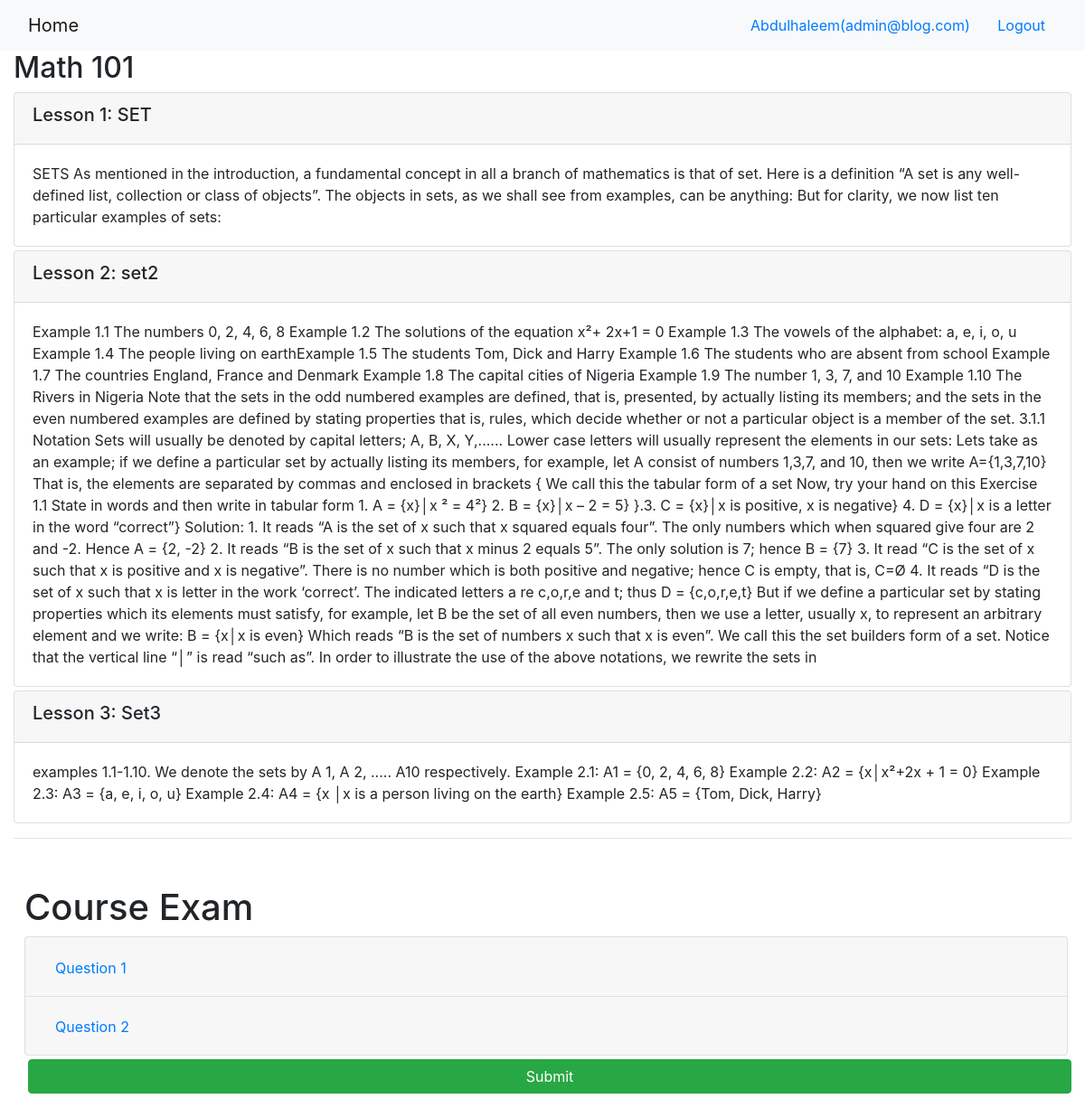
/onlinecourse/1/ (signed in), run on the app's committed database.
### onlinecourse/models.py (models this page shows, shortened)
class Course(models.Model):
    name = models.CharField(null=False, max_length=30, default='online course')
    image = models.ImageField(upload_to='course_images/')
    description = models.CharField(max_length=1000)
    pub_date = models.DateField(null=True)
    instructors = models.ManyToManyField(Instructor)
    users = models.ManyToManyField(settings.AUTH_USER_MODEL, through='Enrollment')
    total_enrollment = models.IntegerField(default=0)
    is_enrolled = False

class Lesson(models.Model):
    title = models.CharField(max_length=200, default="title")
    order = models.IntegerField(default=0)
    course = models.ForeignKey(Course, on_delete=models.CASCADE)
    content = models.TextField()

class Question(models.Model):
    course = models.ForeignKey(Course , on_delete=models.CASCADE)# <HINT> A course can have multiple questions
    lesson = models.ForeignKey(Lesson, on_delete=models.CASCADE)# Foreign key to lesson
    question = models.TextField()    # question text
    grade = models.FloatField()     # question grade/mark

### onlinecourse/views.py (the view)
# urls.py: path('<int:pk>/', views.CourseDetailView.as_view(), name='course_details'),
class CourseDetailView(generic.DetailView):
    model = Course
    template_name = 'onlinecourse/course_detail_bootstrap.html'
    def get_context_data(self, **kwargs):
        context = super().get_context_data(**kwargs)
        course = self.get_object()
        context['questions'] =course.question_set.all()# Question.objects.filter(course=self.kwargs['pk'])
        return context

### onlinecourse/templates/onlinecourse/course_detail_bootstrap.html (shortened to what this page needs)
<!DOCTYPE html>
<html lang="en">
<head>
     {% load static %}
    <link rel="stylesheet" href="https://maxcdn.bootstrapcdn.com/bootstrap/4.5.2/css/bootstrap.min.css">
</head>
<body>
    <nav class="navbar navbar-light bg-light">
        <div class="container-fluid">
            <div class="navbar-header">
                  <a class="navbar-brand" href="{% url 'onlinecourse:index' %}">Home</a>
            </div>
            <ul class="nav navbar-nav navbar-right">
                {% if user.is_authenticated %}
                <li>
                    <a class="btn btn-link" href="#">{{ user.first_name }}({{ user.username }})</a>
                    <a class="btn btn-link" href="{% url 'onlinecourse:logout' %}">Logout</a>
                </li>
                {% endif %}
            </ul>
        </div>
    </nav>
    <div class="container-fluid">
            <h2>{{ course.name }}</h2>
            <div class="card-columns-vertical">
                {% for lesson in course.lesson_set.all %}
                    <div class="card mt-1">
                        <div class="card-header"><h5>Lesson {{lesson.order|add:1}}: {{lesson.title}}</h5></div>
                        <div class="card-body">{{lesson.content}}</div>
                    </div>
                {% endfor %}
            </div>
<hr>
<br>
<div class="container-fluid m-1 p-2">
  <h1>Course Exam</h1>
  {% if user.is_authenticated %}
    <form action="{% url 'onlinecourse:submit' course.id %}" method="post" enctype="multipart/form-data">
    <div class="accordion" id="courseExam">
      {% for question in questions %}
        <div class="card">
          <div class="card-header" id="question{{ question.id }}">
            <h2 class="mb-0">
              <button class="btn btn-link" type="button" data-toggle="collapse" data-target="#collapse{{ question.id }}" aria-expanded="true" aria-controls="collapse{{ question.id }}">
                Question {{ forloop.counter }}
              </button>
            </h2>
          </div>
        </div>
      {% endfor %}
    </div>
    <input class="btn btn-success btn-block m-1" type="submit" value="Submit">
    </form>
  {% else %}
    <p>Please login to view the course exam.</p>
  {% endif %}
</div>
    </div>
</body>
</html>

### data on the page
Course: name "Math 101"
Lesson: order|add "1", title "SET", content "SETS As mentioned in the introduction, a fundamental concept in all a branch of mathematics is that of set. Here is a definition “A set is any well-defined list, collection or class of objects”. The objects in sets, as we shall see from examples, can be anything: But for clarity, we now list ten particular examples of sets:"
Lesson: order|add "2", title "set2", content "Example 1.1 The numbers 0, 2, 4, 6, 8 Example 1.2 The solutions of the equation x²+ 2x+1 = 0 Example 1.3 The vowels of the alphabet: a, e, i, o, u Example 1.4 The people living on earthExample 1.5 The students Tom, Dick and Harry Example 1.6 The students who are absent from school Example 1.7 The countries England, France and Denmark Example 1.8 The capital cities of Nigeria Example 1.9 The number 1, 3, 7, and 10 Example 1.10 The Rivers in Nigeria Note that the sets in the odd numbered examples are defined, that is, presented, by actually listing its members; and the sets in the even numbered examples are defined by stating properties that is, rules, which decide whether or not a particular…"
Lesson: order|add "3", title "Set3", content "examples 1.1-1.10. We denote the sets by A 1, A 2, ..... A10 respectively. Example 2.1: A1 = {0, 2, 4, 6, 8} Example 2.2: A2 = {x│x²+2x + 1 = 0} Example 2.3: A3 = {a, e, i, o, u} Example 2.4: A4 = {x │x is a person living on the earth} Example 2.5: A5 = {Tom, Dick, Harry}"

### other printed values
{{ user.first_name }} "Abdulhaleem"
{{ user.username }} "admin@blog.com"
